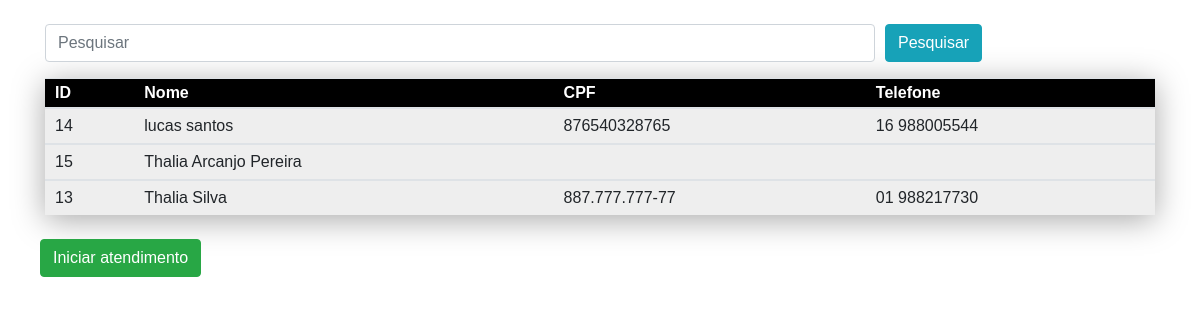
/adm/agenda/PesquisaCliente.php, run on an earlier commit of the app's database.
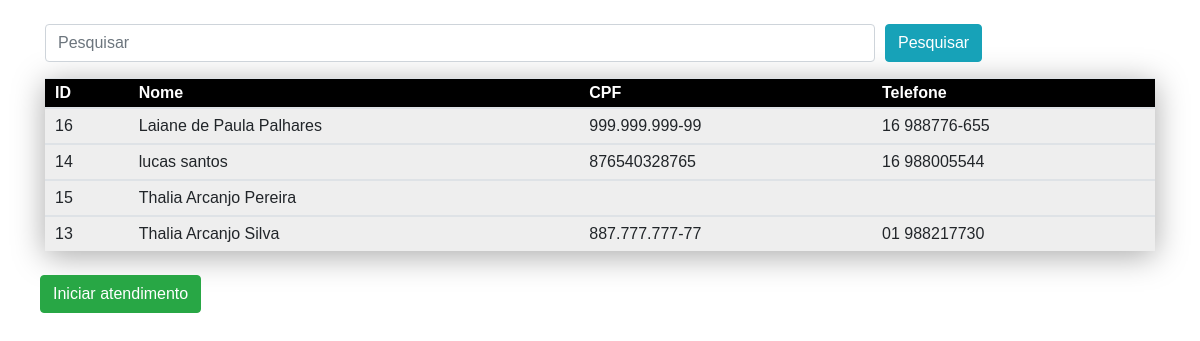
And on a later commit of the database.
### tables this page shows
CREATE TABLE `clientes` (
  `IDCLIENTE` int(11) NOT NULL,
  `NOME` varchar(150) NOT NULL,
  `CPF` varchar(15) NOT NULL,
  `RG` varchar(12) NOT NULL,
  `TELEFONE` varchar(10) NOT NULL,
  `DDD` varchar(2) NOT NULL,
  `ATIVO` varchar(3) NOT NULL,
  `DATANASC` varchar(10) NOT NULL
);

### adm/agenda/PesquisaCliente.php (the view, shortened to what this page needs)
<?php
require_once("../bd.php");
$pesquisa = filter_input(INPUT_POST, 'pesquisa', FILTER_DEFAULT);
if ($pesquisa == NULL) {
  $sql = "SELECT * FROM CLIENTES ORDER BY NOME";
} else {
  $sql = "SELECT * FROM CLIENTES WHERE NOME LIKE '%" . $pesquisa . "%' ORDER BY NOME";
}
$resultado = mysqli_query($banco, $sql);
?>
<!DOCTYPE html>
<html lang="pt-br">
<head>
  <link href="../../css/bootstrap.min.css" rel="stylesheet">
  <link href="../../css/PesquisaCliente.css" rel="stylesheet">
</head>
<body>
  <div class="container">
    <br>
    <form name="frmBusca" method="post" action="<?php echo $_SERVER['PHP_SELF'] ?>?a=buscar">
      <div class="form-row">
        <div class="form-group col-md-9">
          <input class="form-control mr-sm-2" type="search" name="pesquisa" id="pesquisa" placeholder="Pesquisar" aria-label="Pesquisar">
        </div>
        <div class="form-group col-md-3">
          <button class="btn btn-info" id='btPesquisar'  type="submit">Pesquisar</button>
        </div>
      </div>
    </form>
    <form method='post' action='CadastroAgenda.php' enctype='multipart/form-data'>
      <table class="table" id='minhaTabela'>
        <thead>
          <tr>
            <th>ID</th>
            <th>Nome</th>
            <th>CPF</th>
            <th>Telefone</th>
          </tr>
        </thead>
        <?php
        while ($clientes = mysqli_fetch_assoc($resultado)) :
        ?>
          <tbody>
            <tr>
              <td> <?= $clientes['IDCLIENTE'] ?> </td>
              <td> <?= $clientes['NOME'] ?> </td>
              <td> <?= $clientes['CPF'] ?> </td>
              <td> <?= $clientes['DDD'] ?> <?= $clientes['TELEFONE'] ?> </td>
            </tr>
          </tbody>
        <?php endwhile; ?>
      </table>
      <br>
      <div class="form-row">
        <button class="btn btn-success" id="IniciarAtend" name="IniciarAtend" type="submit">Iniciar atendimento</button>
      </div>
    </form>
  </div>
</body>
</html>

What changed in the data, as far as the page shows it:
added clientes: IDCLIENTE "16", NOME "Laiane de Paula Palhares", CPF "999.999.999-99", DDD "16", TELEFONE "988776-655"
changed clientes id 13: NOME "Thalia Silva" → "Thalia Arcanjo Silva"
